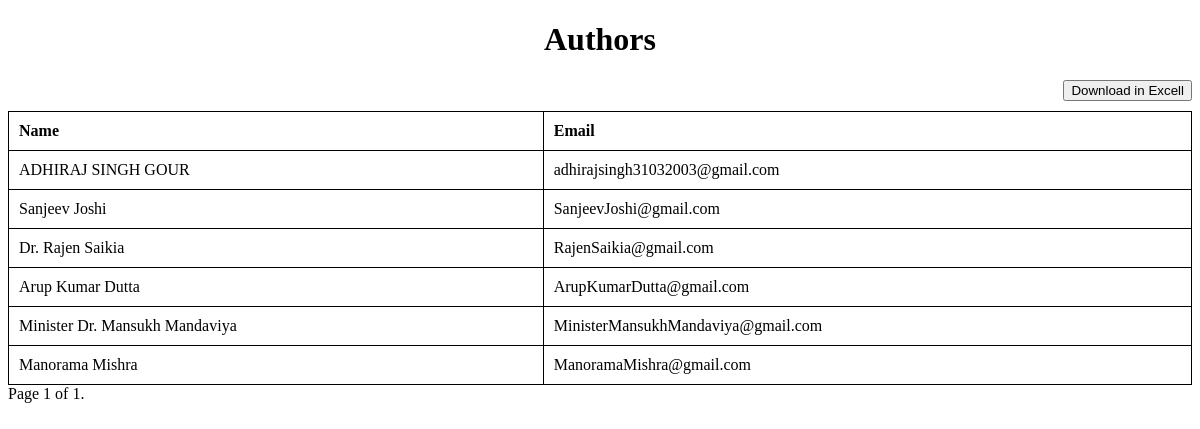
Screenshot of /authors/ with the database file from the repository.
### app/models.py (models this page shows, shortened)
class Author(models.Model):
    name = models.CharField(max_length=255)
    email = models.EmailField(unique=True)
    bio = models.TextField()
    ID = models.AutoField(primary_key=True)

### app/views.py (the view)
# urls.py: path('authors/', AuthorListView.as_view(), name='authors_list'),
class AuthorListView(ListView):
    model = Author
    paginate_by = 10
    template_name = 'Authors_list.html'

### app/templates/Authors_list.html (shortened to what this page needs)
<!DOCTYPE html>
<html lang="en">
<head>
</head>
<body>
    <h1>Authors</h1>
    <a href="{% url "Author_to_excel" %}"><button>Download in Excell</button></a>
  <table>
    <thead>
      <tr>
        <th>Name</th>
        <th>Email</th>
      </tr>
    </thead>
    <tbody>
      {% for author in object_list %}
        <tr>
          <td>{{ author.name }}</td>
          <td>{{ author.email }}</td>
        </tr>
      {% endfor %}
    </tbody>
  </table>
  <div class="pagination">
    <span class="step-links">
        <span class="current">
            Page {{ page_obj.number }} of {{ page_obj.paginator.num_pages }}.
        </span>
    </span>
  </div>
</body>
</html>

### app/templates/Authors_list.html (style rules this page uses)
table { width: 100%; border-collapse: collapse; }
table, th, td { border: 1px solid black; }
th, td { padding: 10px; text-align: left; }
h1 { text-align: center; }
a { float:right; margin-bottom:10px; }

### rows the page displays
Author: name "ADHIRAJ SINGH GOUR", email "adhirajsingh31032003@gmail.com"
Author: name "Sanjeev Joshi", email "SanjeevJoshi@gmail.com"
Author: name "Dr. Rajen Saikia", email "RajenSaikia@gmail.com"
Author: name "Arup Kumar Dutta", email "ArupKumarDutta@gmail.com"
Author: name "Minister Dr. Mansukh Mandaviya", email "MinisterMansukhMandaviya@gmail.com"
Author: name "Manorama Mishra", email "ManoramaMishra@gmail.com"

### other values shown
{{ page_obj.number }} "1"
{{ page_obj.paginator.num_pages }} "1"
